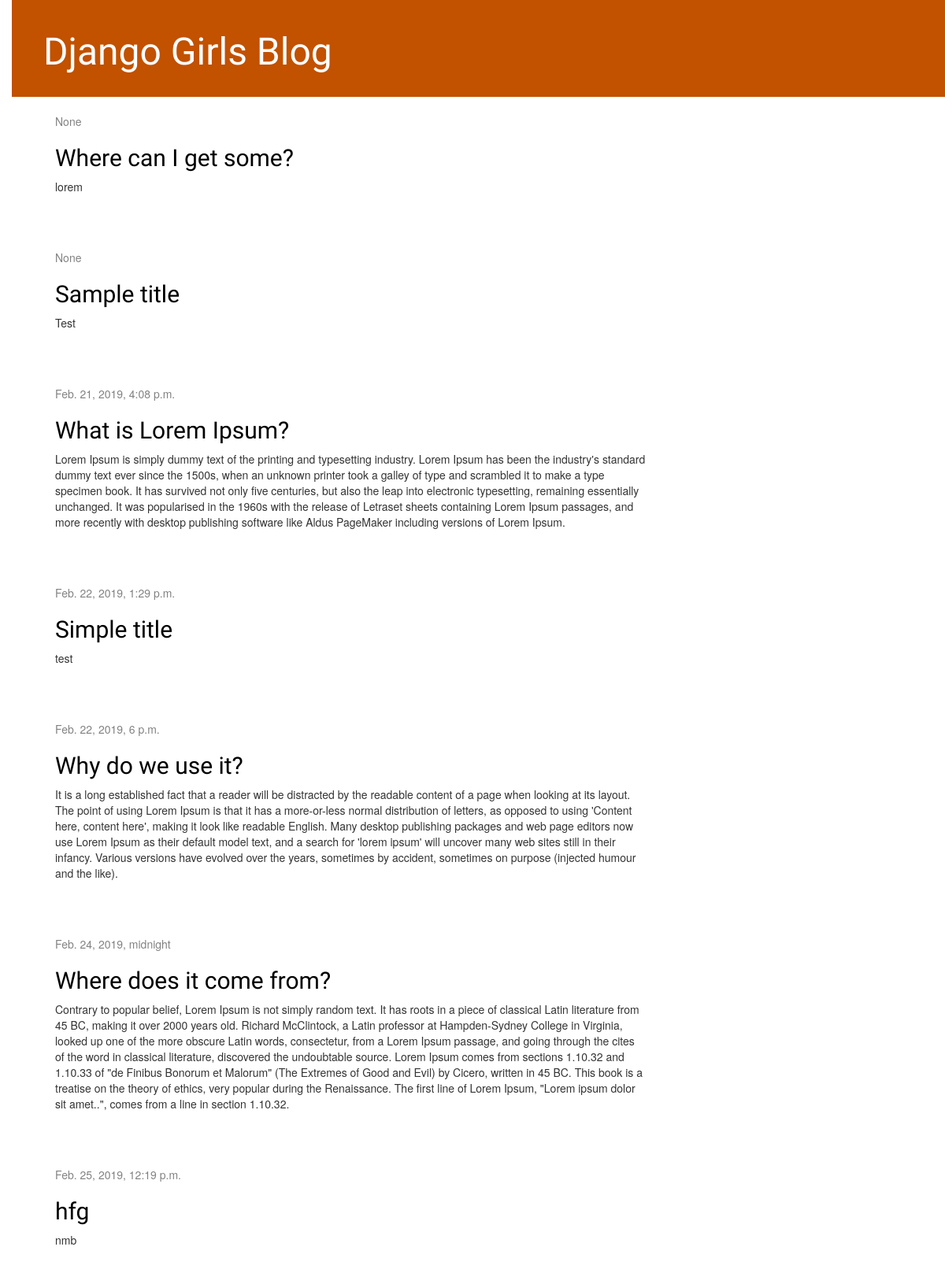
The page / on the database its author committed.
### blog/models.py (models this page shows, shortened)
class Post(models.Model):
    author = models.ForeignKey(settings.AUTH_USER_MODEL, on_delete=models.CASCADE)
    title = models.CharField(max_length=200)
    text = models.TextField()
    created_date = models.DateTimeField(default=timezone.now)
    published_date = models.DateTimeField(blank=True, null=True)

### blog/views.py (the view)
# urls.py: path('', views.post_list, name='post_list'),
def post_list(request):
    posts = Post.objects.all().order_by('published_date')
    return render(request, 'blog/post_list.html', {'posts': posts})

### blog/templates/blog/post_list.html
{% extends 'blog/base.html' %}
{% block content %}
    {% for post in posts %}
        <div class="post">
            <div class="date">
                {{ post.published_date }}
            </div>
            <h2><a href="">{{ post.title }}</a></h2>
            <p>{{ post.text|linebreaksbr }}</p>
        </div>
    {% endfor %}
{% endblock %}

### blog/templates/blog/base.html (shortened to what this page needs)
<!DOCTYPE html>
<html lang="en">
{% load static %}
<head>
    <link rel="stylesheet" href="//maxcdn.bootstrapcdn.com/bootstrap/3.2.0/css/bootstrap.min.css">
    <link rel="stylesheet" href="//maxcdn.bootstrapcdn.com/bootstrap/3.2.0/css/bootstrap-theme.min.css">
    <link rel="stylesheet" href="{% static 'css/blog.css' %}">
</head>
<body>
    <div class="page-header">
        <h1><a href="/">Django Girls Blog</a></h1>
    </div>
    <div class="content container">
        <div class="row">
            <div class="col-md-8">
            {% block content %}
            {% endblock %}
            </div>
        </div>
    </div>
</body>
</html>

### blog/static/css/blog.css (style rules this page uses)
h1 a, h2 a { color: #C25100; font-family: 'Lobster'; }
body { padding-left: 15px; }
.page-header { background-color: #C25100; margin-top: 0; padding: 20px 20px 20px 40px; }
.page-header h1, .page-header h1 a, .page-header h1 a:visited, .page-header h1 a:active { color: #ffffff; font-size: 36pt; text-decoration: none; }
.content { margin-left: 40px; }
h1, h2, h3, h4 { font-family: 'Lobster', cursive; }
.date { color: #828282; }
.post { margin-bottom: 70px; }
.post h2 a, .post h2 a:visited { color: #000000; }

### rows shown on the page
Post: published_date "None", title "Where can I get some?", text "lorem"
Post: published_date "None", title "Sample title", text "Test"
Post: published_date "Feb. 21, 2019, 4:08 p.m.", title "What is Lorem Ipsum?", text "Lorem Ipsum is simply dummy text of the printing and typesetting industry. Lorem Ipsum has been the industry's standard dummy text ever since the 1500s, when an unknown printer took a galley of type and scrambled it to make a type specimen book. It has survived not only five centuries, but also the leap into electronic typesetting, remaining essentially unchanged. It was popularised in the 1960s with the release of Letraset sheets containing Lorem Ipsum passages, and more recently with desktop publishing software like Aldus PageMaker including versions of Lorem Ipsum."
Post: published_date "Feb. 22, 2019, 1:29 p.m.", title "Simple title", text "test"
Post: published_date "Feb. 22, 2019, 6 p.m.", title "Why do we use it?", text "It is a long established fact that a reader will be distracted by the readable content of a page when looking at its layout. The point of using Lorem Ipsum is that it has a more-or-less normal distribution of letters, as opposed to using 'Content here, content here', making it look like readable English. Many desktop publishing packages and web page editors now use Lorem Ipsum as their default model text, and a search for 'lorem ipsum' will uncover many web sites still in their infancy. Various versions have evolved over the years, sometimes by accident, sometimes on purpose (injected humour and the like)."
Post: published_date "Feb. 24, 2019, midnight", title "Where does it come from?", text "Contrary to popular belief, Lorem Ipsum is not simply random text. It has roots in a piece of classical Latin literature from 45 BC, making it over 2000 years old. Richard McClintock, a Latin professor at Hampden-Sydney College in Virginia, looked up one of the more obscure Latin words, consectetur, from a Lorem Ipsum passage, and going through the cites of the word in classical literature, discovered the undoubtable source. Lorem Ipsum comes from sections 1.10.32 and 1.10.33 of \"de Finibus Bonorum et Malorum\" (The Extremes of Good and Evil) by Cicero, written in 45 BC. This book is a treatise on the theory of ethics, very popular during the Renaissance. The first line of Lorem Ipsum,…"
Post: published_date "Feb. 25, 2019, 12:19 p.m.", title "hfg", text "nmb"
